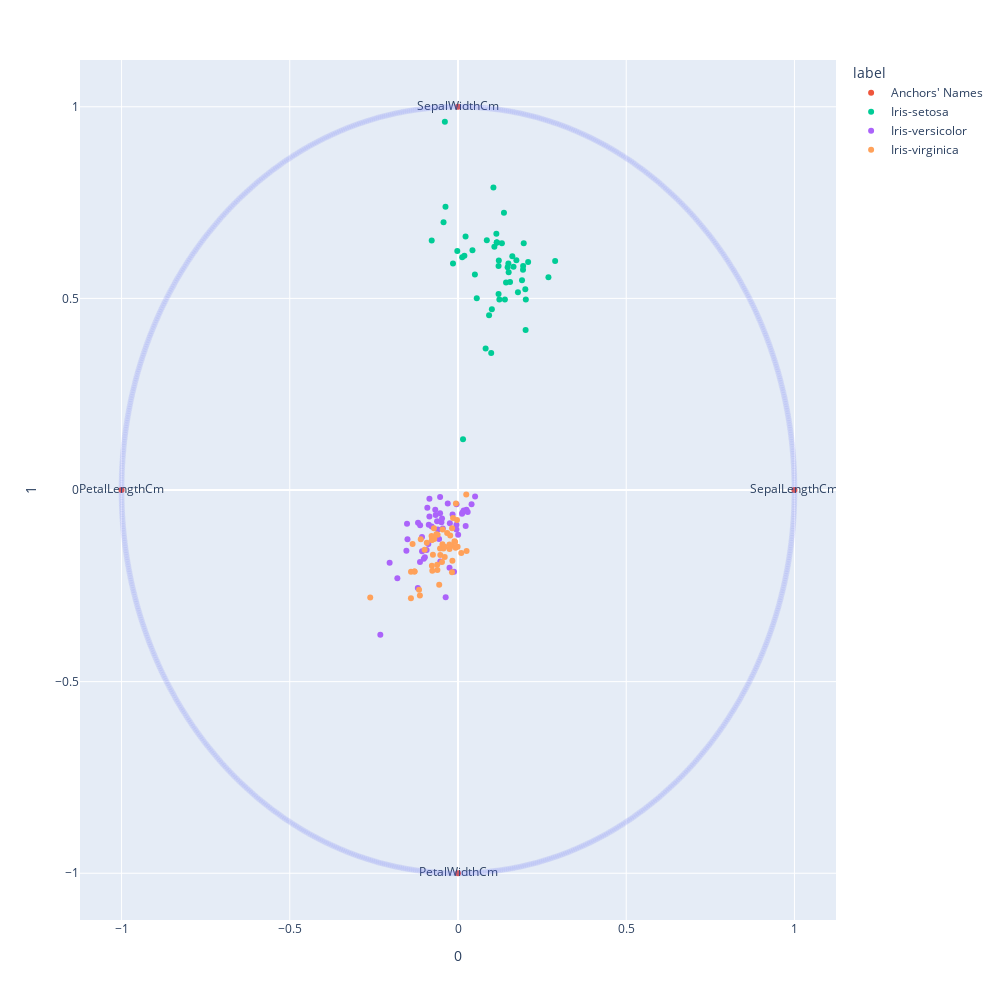

The notebook cell saved with this chart:
### Code cell
BPs=1000
time_start = time.time()
RadViz2D(y,X,BPs)
print( 'RadViz2D done! Time elapsed: {} seconds'.format(time.time()-time_start))

### Figure 1 — Plotly figure (JSON) as saved in the notebook; plotly's stock layout.template omitted (floating-point values rounded to 4 significant figures; data arrays with more than 128 entries replaced by an {"elided": "..."} marker saying what was removed)
{"data": [{"hovertemplate": "label=Anchors' Names<br>0=%{x}<br>1=%{y}<br>AnchorsLabel=%{text}<extra></extra>", "legendgroup": "Anchors' Names", "marker": {"color": "#EF553B", "symbol": "circle"}, "mode": "markers+text", "name": "Anchors' Names", "orientation": "v", "showlegend": true, "text": ["SepalLengthCm", "SepalWidthCm", "PetalLengthCm", "PetalWidthCm"], "type": "scatter", "x": [1, 0, -1, 0], "xaxis": "x", "y": [0, 1, 0, -1], "yaxis": "y"}, {"hovertemplate": "label=Iris-setosa<br>0=%{x}<br>1=%{y}<br>AnchorsLabel=%{text}<extra></extra>", "legendgroup": "Iris-setosa", "marker": {"color": "#00CC96", "symbol": "circle"}, "mode": "markers+text", "name": "Iris-setosa", "orientation": "v", "showlegend": true, "text": ["", "", "", "", "", "", "", "", "", "", "", "", "", "", "", "", "", "", "", "", "", "", "", "", "", "", "", "", "", "", "", "", "", "", "", "", "", "", "", "", "", "", "", "", "", "", "", "", "", ""], "type": "scatter", "x": [0.1614, 0.1427, 0.08565, -0.002114, 0.1305, 0.1394, 0.019, 0.1213, -0.07812, 0.1154, 0.1936, 0.04297, 0.114, -0.03909, 0.2888, 0.1903, 0.2001, 0.1547, 0.2015, 0.1206, 0.1781, 0.1206, 0.1053, 0.09872, -0.0149, 0.1229, 0.09234, 0.165, 0.1933, 0.01248, 0.05022, 0.201, 0.1366, 0.1953, 0.1154, 0.2085, 0.2688, 0.1154, -0.04296, 0.1475, 0.1506, 0.01496, -0.03719, 0.08212, 0.05575, 0.1006, 0.108, 0.02243, 0.1735, 0.1498], "xaxis": "x", "y": [0.6097, 0.5413, 0.6514, 0.6237, 0.6439, 0.4972, 0.6114, 0.5991, 0.6507, 0.6458, 0.5846, 0.6258, 0.6684, 0.9609, 0.5972, 0.5473, 0.5237, 0.5426, 0.4972, 0.5846, 0.5163, 0.5116, 0.7895, 0.3574, 0.5911, 0.497, 0.4563, 0.5825, 0.5745, 0.6075, 0.5626, 0.4172, 0.7233, 0.6436, 0.6458, 0.5952, 0.5551, 0.6458, 0.6984, 0.5812, 0.568, 0.1324, 0.7389, 0.3689, 0.5001, 0.4717, 0.6349, 0.6616, 0.5992, 0.5913], "yaxis": "y"}, {"hovertemplate": "label=Iris-versicolor<br>0=%{x}<br>1=%{y}<br>AnchorsLabel=%{text}<extra></extra>", "legendgroup": "Iris-versicolor", "marker": {"color": "#AB63FA", "symbol": "circle"}, "mode": "markers+text", "name": "Iris-versicolor", "orientation": "v", "showlegend": true, "text": ["", "", "", "", "", "", "", "", "", "", "", "", "", "", "", "", "", "", "", "", "", "", "", "", "", "", "", "", "", "", "", "", "", "", "", "", "", "", "", "", "", "", "", "", "", "", "", "", "", ""], "type": "scatter", "x": [0.0508, -0.004375, 0.02524, -0.1194, 0.0004404, -0.1126, -0.03046, -0.2032, 0.01352, -0.1534, -0.2309, -0.04929, -0.02519, -0.0622, -0.04745, 0.0403, -0.1188, -0.0676, -0.03661, -0.08826, -0.08691, -0.004601, -0.05251, -0.06625, 0.0119, 0.02881, 0.02276, -0.004654, -0.05979, -0.02423, -0.1015, -0.09327, -0.04514, -0.1069, -0.1515, -0.05321, 0.01693, -0.01179, -0.09112, -0.113, -0.1502, -0.05326, -0.0562, -0.1802, -0.1069, -0.08497, -0.08497, -0.01608, -0.09843, -0.07812], "xaxis": "x", "y": [-0.01723, -0.03688, -0.05155, -0.2557, -0.1169, -0.0918, -0.03547, -0.1897, -0.05885, -0.1587, -0.3776, -0.08389, -0.2027, -0.08155, -0.07455, -0.03715, -0.08528, -0.0518, -0.2797, -0.141, -0.0907, -0.09049, -0.1867, -0.06515, -0.06195, -0.05751, -0.09412, -0.103, -0.1029, -0.08695, -0.1797, -0.1563, -0.1005, -0.16, -0.08778, -0.01832, -0.05352, -0.2135, -0.04621, -0.1882, -0.1288, -0.06043, -0.1275, -0.2306, -0.1229, -0.02307, -0.0692, -0.06371, -0.1756, -0.09537], "yaxis": "y"}, {"hovertemplate": "label=Iris-virginica<br>0=%{x}<br>1=%{y}<br>AnchorsLabel=%{text}<extra></extra>", "legendgroup": "Iris-virginica", "marker": {"color": "#FFA15A", "symbol": "circle"}, "mode": "markers+text", "name": "Iris-virginica", "orientation": "v", "showlegend": true, "text": ["", "", "", "", "", "", "", "", "", "", "", "", "", "", "", "", "", "", "", "", "", "", "", "", "", "", "", "", "", "", "", "", "", "", "", "", "", "", "", "", "", "", "", "", "", "", "", "", "", ""], "type": "scatter", "x": [-0.09913, -0.1292, -0.01845, -0.09266, -0.07453, -0.01043, -0.2609, -0.02308, -0.06128, -0.01764, -0.03226, -0.06181, -0.02522, -0.1399, -0.1158, -0.05331, -0.06067, -0.006126, -0.01786, -0.1132, -0.02534, -0.1397, -0.007135, -0.04758, -0.04578, -0.01464, -0.05254, -0.07044, -0.07761, -0.003008, -0.001173, 0.02451, -0.07635, -0.06431, -0.135, 0.02547, -0.0779, -0.07139, -0.07667, -0.00853, -0.03947, 0.00978, -0.1292, -0.04625, -0.04324, -0.01667, -0.05585, -0.0398, -0.07859, -0.1106], "xaxis": "x", "y": [-0.1556, -0.2129, -0.1458, -0.1378, -0.1687, -0.1337, -0.2803, -0.1184, -0.2086, -0.0999, -0.1123, -0.1947, -0.1539, -0.2822, -0.2601, -0.1527, -0.1167, -0.03536, -0.2143, -0.2752, -0.1419, -0.2135, -0.151, -0.188, -0.1028, -0.07281, -0.1694, -0.1276, -0.1977, -0.0783, -0.1483, -0.01205, -0.2107, -0.1154, -0.1408, -0.1591, -0.1303, -0.09949, -0.1301, -0.1359, -0.1746, -0.1642, -0.2129, -0.1416, -0.1525, -0.1844, -0.2471, -0.1481, -0.1202, -0.1288], "yaxis": "y"}, {"marker": {"color": "#636EFA", "opacity": 0.1, "size": 0}, "mode": "markers", "showlegend": false, "type": "scatter", "x": {"elided": "1000 float values"}, "y": {"elided": "1000 float values"}}], "layout": {"dragmode": "select", "height": 1000, "hovermode": "closest", "legend": {"title": {"text": "label"}, "tracegroupgap": 0}, "margin": {"t": 60}, "width": 1000, "xaxis": {"anchor": "y", "domain": [0, 1], "title": {"text": "0"}}, "yaxis": {"anchor": "x", "domain": [0, 1], "title": {"text": "1"}}}}
